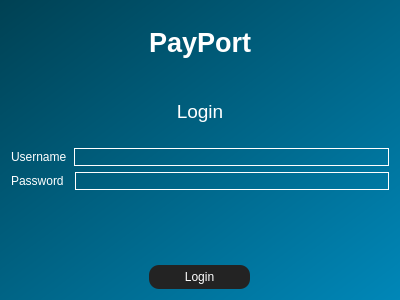
<?xml version="1.0" encoding="UTF-8"?>
<ui version="4.0">
 <class>Form</class>
 <widget class="QWidget" name="Form">
  <property name="geometry">
   <rect>
    <x>0</x>
    <y>0</y>
    <width>400</width>
    <height>300</height>
   </rect>
  </property>
  <property name="windowTitle">
   <string>Form</string>
  </property>
  <property name="layoutDirection">
   <enum>Qt::LeftToRight</enum>
  </property>
  <property name="styleSheet">
   <string notr="true">background: qlineargradient(spread:pad, x1:0, y1:0, x2:1, y2:1, stop:0 rgba(0, 65, 83, 255), stop:1 rgba(0, 135, 184, 255))</string>
  </property>
  <layout class="QVBoxLayout" name="verticalLayout">
   <item>
    <widget class="QLabel" name="label_3">
     <property name="font">
      <font>
       <pointsize>20</pointsize>
       <bold>true</bold>
      </font>
     </property>
     <property name="styleSheet">
      <string notr="true">background:transparent;
color: rgb(255, 255, 255)</string>
     </property>
     <property name="text">
      <string>PayPort</string>
     </property>
     <property name="alignment">
      <set>Qt::AlignCenter</set>
     </property>
    </widget>
   </item>
   <item>
    <widget class="QLabel" name="label_4">
     <property name="font">
      <font>
       <pointsize>14</pointsize>
      </font>
     </property>
     <property name="styleSheet">
      <string notr="true">background:transparent;
color:rgb(255, 255, 255)</string>
     </property>
     <property name="text">
      <string>Login</string>
     </property>
     <property name="alignment">
      <set>Qt::AlignCenter</set>
     </property>
    </widget>
   </item>
   <item>
    <layout class="QHBoxLayout" name="horizontalLayout_3">
     <property name="spacing">
      <number>7</number>
     </property>
     <item>
      <widget class="QLabel" name="label_6">
       <property name="styleSheet">
        <string notr="true">background:transparent;
color: rgb(255, 255, 255)</string>
       </property>
       <property name="text">
        <string>Username</string>
       </property>
      </widget>
     </item>
     <item>
      <widget class="QLineEdit" name="lineEditUsername">
       <property name="styleSheet">
        <string notr="true">background:transparent;
border: 1px solid white;
color: white
</string>
       </property>
      </widget>
     </item>
    </layout>
   </item>
   <item>
    <layout class="QHBoxLayout" name="horizontalLayout_2">
     <property name="spacing">
      <number>11</number>
     </property>
     <item>
      <widget class="QLabel" name="label_2">
       <property name="styleSheet">
        <string notr="true">background:transparent;
color: rgb(255, 255, 255)</string>
       </property>
       <property name="text">
        <string>Password</string>
       </property>
      </widget>
     </item>
     <item>
      <widget class="QLineEdit" name="lineEditPassword">
       <property name="styleSheet">
        <string notr="true">background:transparent;
border: 1px solid white;
color: white
</string>
       </property>
       <property name="text">
        <string/>
       </property>
       <property name="echoMode">
        <enum>QLineEdit::Password</enum>
       </property>
      </widget>
     </item>
    </layout>
   </item>
   <item>
    <widget class="QLabel" name="label_status">
     <property name="styleSheet">
      <string notr="true">background:transparent;
color: rgb(255, 0, 0)</string>
     </property>
     <property name="text">
      <string/>
     </property>
    </widget>
   </item>
   <item>
    <layout class="QHBoxLayout" name="horizontalLayout">
     <item>
      <widget class="QPushButton" name="pushButtonLogin">
       <property name="maximumSize">
        <size>
         <width>101</width>
         <height>24</height>
        </size>
       </property>
       <property name="layoutDirection">
        <enum>Qt::LeftToRight</enum>
       </property>
       <property name="styleSheet">
        <string notr="true">QPushButton {
	color: rgb(255,255,255);
	background-color: rgb(35,35,35);
	border-radius: 10px;
}
QPushButton:hover {
	background-color: rgb(85, 170, 255);
}
</string>
       </property>
       <property name="text">
        <string>Login</string>
       </property>
      </widget>
     </item>
    </layout>
   </item>
  </layout>
 </widget>
 <resources/>
 <connections/>
</ui>
